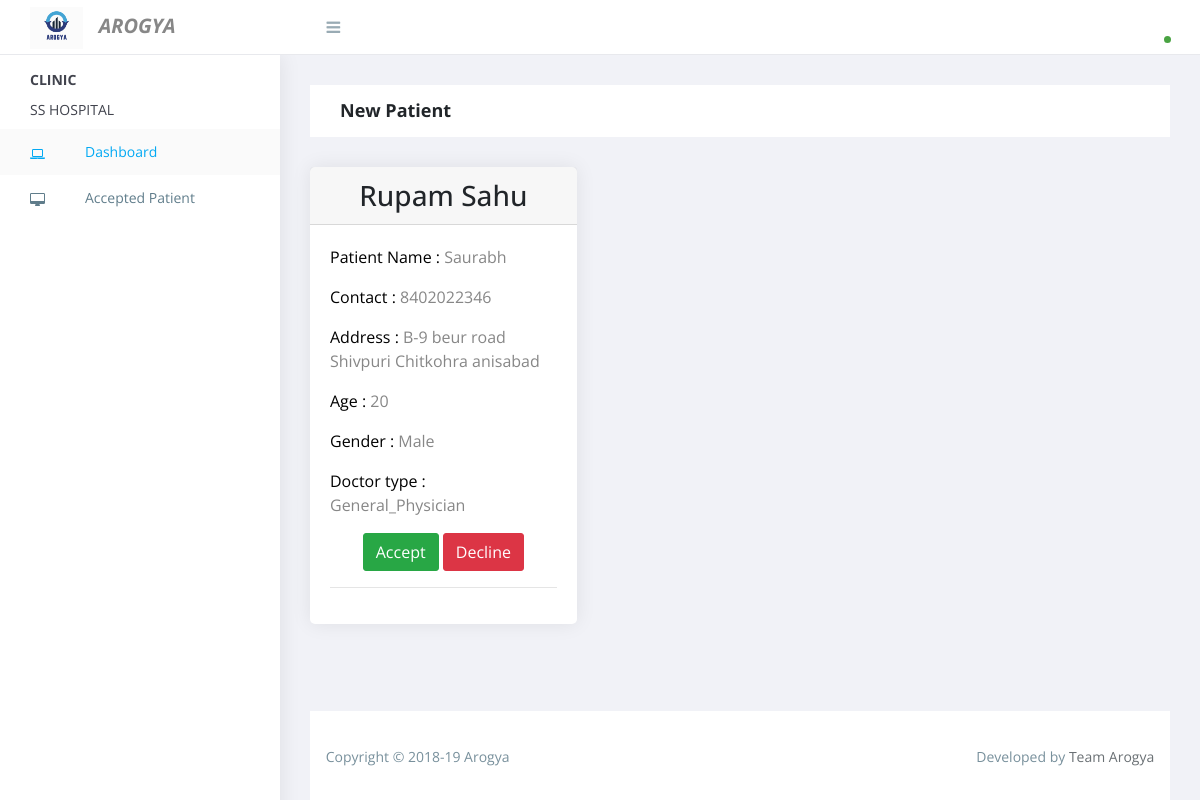
Page /clinic/dashboard (signed in) on the committed database.
### main/models.py (models this page shows, shortened)
class AutoCreatedUpdatedMixin(models.Model):
	created_at = models.DateTimeField(
		verbose_name=translate('created at'),
		unique=False,
		null=True,
		blank=True,
		db_index=True,
	)
	updated_at = models.DateTimeField(
		verbose_name=translate('updated at'),
		unique=False,
		null=True,
		blank=True,
		db_index=True,
	)
	class Meta:
		abstract = True

class SoftDeleteMixin(models.Model):
	deleted_at = models.DateTimeField(
		verbose_name=translate('deleted at'),
		unique=False,
		null=True,
		blank=True,
		db_index=True,
	)
	class Meta:
		abstract = True

class Clinic(AutoCreatedUpdatedMixin,SoftDeleteMixin):
	user = models.ForeignKey(User, on_delete=models.CASCADE , default=None)
	name = models.CharField(max_length=50, blank=False , default=0)
	contact = models.CharField(max_length=50, blank=False , default=0)
	city = models.ForeignKey(City,on_delete=models.CASCADE, blank=False  , related_name='city_clinic', default=None)
	address = models.CharField(max_length=50, blank=False , default=0)
	fees = models.CharField(max_length=50, blank=False , default=0)

class Patient(AutoCreatedUpdatedMixin,SoftDeleteMixin):
	user = models.ForeignKey(User, on_delete=models.CASCADE , default=None)
	reg_id = models.CharField(max_length=100, blank=True, unique=True, default=uuid.uuid4)
	name = models.CharField(max_length=50, blank=False)
	age = models.CharField(max_length=50, blank=False ,default=0)
	gender = models.CharField(max_length=100, blank=False , choices=GENDER_CHOICES)
	clinic = models.ForeignKey(Clinic, on_delete=models.CASCADE , default=None , related_name='user_clinic')
	doctor = models.CharField(max_length=100, blank=False , choices=DOCTYPE_CHOICES)
	father_husband_name = models.CharField(max_length=50, blank=False)
	contact = models.CharField(max_length=20, blank=False)
	adhaar = models.CharField(max_length=12, blank=False)
	epic = models.CharField(max_length=20, blank=False)
	pin = models.CharField(max_length=6, blank=False)
	email = models.EmailField(blank=False)
	address = models.CharField(max_length=100, blank=False)
	city = models.ForeignKey(City,on_delete=models.CASCADE, blank=False  , related_name='city', default=None)
	is_accepted = models.IntegerField(default=0)

class User(AbstractUser,AutoCreatedUpdatedMixin,SoftDeleteMixin):
	is_client = models.BooleanField(default=False)
	is_hospo = models.BooleanField(default=False)
	docto_id = models.CharField(max_length=100, blank=True, unique=True, default=uuid.uuid4)

### main/views.py (the view, shortened to what this page needs)
# urls.py: path('clinic/dashboard', views.clinic_dashboard, name='clinic_dashboard'),
def clinic_dashboard(request):
    user = User.objects.filter(id=request.user.id , is_hospo=True).first()
    patients = Patient.objects.all()
    clinic = Clinic.objects.filter(user_id = request.user.id).first()
    if user is not None:
        return render(request , "clinic/dashboard.html", {'patients':patients , 'clinic':clinic})
    else :
        return HttpResponse("Not Authorized")

### main/templates/clinic/dashboard.html (shortened to what this page needs)
{% extends 'layouts/clinic_master.html' %}
{%load static%}
{% block content %}
<div class="breadcrumbs">
  <div class="breadcrumbs-inner">
    <div class="row m-0">
      <div class="col-sm-12">
        <div class="page-header float-left">
          <div class="page-title">
            <h1 ><b>New Patient</b></h1>
          </div>
        </div>
      </div>
    </div>
  </div>
</div>
<div class="content">
  <div class="animated fadeIn">
    <div class="row">
      {%for patient in patients%}
      {%if  patient.is_accepted == 0%}
      <div class="col-md-4" id="C{{patient.name}}">
        <div class="feed-box">
          <section class="card">
            <div class="card-header text-center ">
              <h3>{{patient.user.first_name}} {{patient.user.last_name}}</h3>
            </div>
            <div class="card-body">
              <div class="card-content" id="P{{patient.id}}">
                  <div> <p><span class="query">Patient Name :</span> <span class="answer">{{patient.name}}</span></p> </div>
                  <div> <p><span class="query">Contact :</span> <span class="answer">{{patient.contact}}</span></p> </div>
                  <div> <p><span class="query">Address :</span> <span class="answer">{{patient.address}}</span></p> </div>
                  <div> <p><span class="query">Age :</span> <span class="answer">{{patient.age}}</span></p> </div>
                  <div> <p><span class="query">Gender :</span> <span class="answer">{{patient.gender}}</span></p> </div>
                  <div> <p><span class="query">Doctor type :</span> <span class="answer">{{patient.doctor}}</span></p> </div>
              </div>
              <div class="text-center">
              <button class="btn accept btn-success" type="button" data-id= "{{patient.id}}" data-extra="1" id="{{patient.id}}">Accept</button>
              <button class="btn decline btn-danger" type="button" data-id= "{{patient.id}}" data-extra="0" id="{{patient.id}}">Decline</button>
              </div>
              <hr>
            </div>
          </section>
        </div>
      </div>
      {%endif%}
      {%endfor%}
    </div>
  </div>
</div>
{% endblock %}

### main/templates/clinic/sidebar.html
<li class="menu-title">Clinic</li>
<li class="menu-title" style="line-height:10px; font-weight:400;">{{clinic.name}}</li>
<br>
<li id="clinic-bar">
    <a href="{%url 'clinic_dashboard'%}"><i class="menu-icon fa fa-laptop"></i>Dashboard </a>
</li>
<li id="competition-accepted"><a href="{%url 'clinic_accepted'%}"><i class="menu-icon fa fa-desktop"></i>Accepted Patient</a></li>

### static/assets/css/style.css (style rules this page uses)
body { display: table; font-family: "Open Sans", sans-serif; font-size: 16px; width: 100%; }
p { font-size: 16px; font-family: "Open Sans", sans-serif; font-weight: 400; line-height: 24px; color: #878787; }
a, button { text-decoration: none; outline: none !important; color: #878787; -webkit-transition: all 0.25s ease; transition: all 0.25s ease; }
h1, h2, h3, h4, h5, h6 { margin: 0; }
.btn, button, input, textarea { -webkit-box-shadow: none; box-shadow: none; outline: 0 !important; }
.btn { border-radius: 3px; }
.navbar .menu-title { color: #41434d; clear: both; display: block; font-family: 'Open Sans'; font-size: 14px; font-weight: 700; line-height: 50px; padding: 0; text-transform: uppercase; width: 100%; }
.navbar .navbar-nav > li { padding-left: 30px; padding-right: 30px; }
.navbar .navbar-nav > li.active { background: #fafafa; }
.navbar .navbar-nav li { width: 100%; }
.navbar .navbar-nav li.active .menu-icon, .navbar .navbar-nav li:hover .toggle_nav_button:before, .navbar .navbar-nav li .toggle_nav_button.nav-open:before { color: #03a9f3; }
.navbar .navbar-nav li > a { background: none !important; color: #607d8b; display: inline-block; font-size: 14px; line-height: 26px; padding: 10px 0; position: relative; width: 100%; }
.navbar .navbar-nav li > a .menu-icon { color: #607d8b; float: left; margin-top: 8px; width: 55px; text-align: left; z-index: 9; }
.navbar .navbar-nav > .active > a, .navbar .navbar-nav > .active > a:focus, .navbar .navbar-nav > .active > a:hover { color: #03a9f3; }
.right-panel .breadcrumbs { float: left; margin-top: 30px; padding: 0 1.875em; width: 100%; }
.right-panel .breadcrumbs .breadcrumbs-inner { background-color: #fff; }
.right-panel .page-header { min-height: 50px; margin: 0px; padding: 0px 15px; background: #ffffff; border-bottom: 0px; }
.right-panel .page-header h1 { font-size: 18px; padding: 15px 0; }
.content { float: left; padding: 1.875em; width: 100%; }
.card { margin-bottom: 1.875em; border-radius: 5px; padding: 0; border: 0px solid transparent; -webkit-box-shadow: 0 0 20px rgba(0, 0, 0, 0.08); box-shadow: 0 0 20px rgba(0, 0, 0, 0.08); }
.card .card-body { float: left; padding: 1.25em; position: relative; width: 100%; }
.btn, .button { display: inline-block; font-weight: 400; text-align: center; white-space: nowrap; vertical-align: middle; -webkit-transition: all .15s ease-in-out; transition: all .15s ease-in-out; border-radius: 3; cursor: pointer; }
@media (max-width: 1368px) { .card-body { padding: 15px; } }

### main/templates/clinic/dashboard.html (style rules this page uses)
.query { color:black; }

### rows in the picture
Clinic: name "SS HOSPITAL"
Patient: user.first_name "Rupam", user.last_name "Sahu", name "Saurabh", contact "8402022346", address "B-9 beur road Shivpuri Chitkohra anisabad", age "20", gender "Male", doctor "General_Physician"
